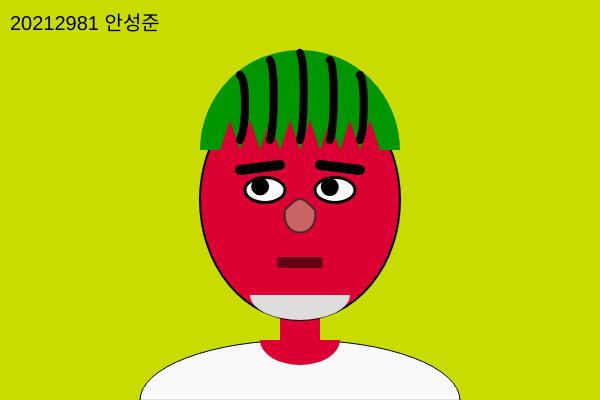
Frame 1 (no input)
Frame 60 (no input): identical to frame 1, image omitted
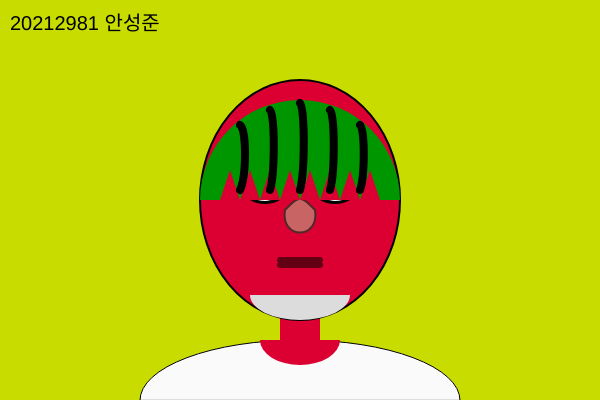
Frame 120 (the mouse pressed at the canvas centre since frame 60)

The p5.js sketch that drew these frames (run headless with seeded random() and noise() and a simulated clock; from frame 60 on, the mouse is pressed at the canvas centre):

// p5.js sketch
// ── sketch.js
// --- 전역 변수 선언 ---
let hatX, hatY;
let originalHatY;
let isDragging = false;
let hatOff = false;
let blushOn = false;

let bgColorIndex = 0;
let originalBgColor; 

let cx, cy;

let skinColor;
let watermelonRed;
let peachSkin;

// --- 보조 함수들을 setup() 보다 위에 정의 ---

function resetCharacter() {
  // cx, cy 값이 정의되어 있어야 정상 작동합니다.
  hatX = cx;
  originalHatY = cy - 50;
  hatY = originalHatY;
  isDragging = false;
  hatOff = false;
  blushOn = false;
  skinColor = watermelonRed;
  bgColorIndex = 0; 
}

function drawPupils(lX, rX, cY, isHatOff) {
  let pupilSize = isHatOff ? 22 : 15;
  let eyeRadius = 6;
  
  let angleL = atan2(mouseY - cY, mouseX - lX);
  let pupilXL = lX + eyeRadius * cos(angleL);
  let pupilYL = cY + eyeRadius * sin(angleL);
  
  let angleR = atan2(mouseY - cY, mouseX - rX);
  let pupilXR = rX + eyeRadius * cos(angleR);
  let pupilYR = cY + eyeRadius * sin(angleR);
  
  fill(0);
  ellipse(pupilXL, pupilYL, pupilSize, pupilSize);
  ellipse(pupilXR, pupilYR, pupilSize, pupilSize);
}

function drawWatermelonHat(x, y) {
  push();
  translate(x, y);
  
  fill(0, 150, 0);
  noStroke();
  arc(0, 0, 200, 200, PI, 0, CHORD);

  fill(watermelonRed);
  let startX = -80;
  let endX = 80;
  let step = 20;
  for (let i = startX; i < endX; i += step) {
    triangle(i, 0, i + step / 2, -30, i + step, 0);
  }

  stroke(0);
  strokeWeight(8);
  noFill();
  curve(-100, -30, -60, -75, -60, -10, -100, 10);
  curve(-60, -30, -30, -90, -30, -10, -60, 10);
  curve(-30, -30, 0, -97, 0, -10, -30, 10);
  curve(0, -30, 30, -90, 30, -10, 0, 10);
  curve(30, -30, 60, -75, 60, -10, 30, 10);
  
  pop();
}

function drawHair() {
  push();
  translate(cx, cy - 50);
  
  fill(0);
  noStroke();
  arc(0, 0, 200, 200, PI, 0, CHORD);

  fill(peachSkin);
  let startX = -80;
  let endX = 80;
  let step = 20;
  for (let i = startX; i < endX; i += step) {
    triangle(i, 0, i + step / 2, -30, i + step, 0);
  }
  pop();
}


// --- p5.js 주요 함수 ---

function setup() {
  createCanvas(600, 400);

  cx = width / 2;
  cy = height / 2;
  
  watermelonRed = color(220, 0, 50);
  peachSkin = color(255, 220, 185);
  originalBgColor = color(200, 220, 0);

  // 이제 이 시점에는 resetCharacter 함수가 위에 정의되어 있으므로 확실히 인식됩니다.
  resetCharacter();

  textSize(20);
  fill(0);
  text("20212981 안성준", 10, 30);
}

function draw() {
  // 배경색 설정
  if (hatOff) {
    if (frameCount % 20 === 0) {
      bgColorIndex = (bgColorIndex + 1) % 4;
    }
    
    if (bgColorIndex === 0) {
      background(173, 216, 230);
    } else if (bgColorIndex === 1) {
      background(240, 230, 140);
    } else if (bgColorIndex === 2) {
      background(216, 191, 216);
    } else {
      background(144, 238, 144);
    }
  } else {
    background(originalBgColor);
  }

  // 이름
  fill(0);
  noStroke();
  textSize(20);
  text("20212981 안성준", 10, 30);

  // 몸통
  fill(250);
  stroke(0);
  strokeWeight(1);
  arc(cx, height, 320, 120, PI, 0, CHORD);
  fill(skinColor);
  noStroke();
  
  // 목 
  rect(cx - 20, cy + 80, 40, 80, 5);
  arc(cx, cy + 140, 80, 50, 0, PI, CHORD);
  fill(220, 0, 50)

  // 얼굴
  fill(skinColor);
  stroke(1);
  strokeWeight(2);
  ellipse(cx, cy, 200, 240);

  if (hatOff) {
    drawHair();
  }

  // 코
  fill(200, 100, 100);
  stroke(80, 40, 40);
  strokeWeight(2);
  beginShape();
  vertex(cx - 15, cy + 10);
  bezierVertex(cx, cy - 5, cx, cy - 5, cx + 15, cy + 10);
  bezierVertex(cx + 20, cy + 40, cx - 20, cy + 40, cx - 15, cy + 10);
  endShape(CLOSE);

  // 눈썹
  stroke(0);
  strokeWeight(10);
  line(cx - 60, cy - 30, cx - 20, cy - 35);
  line(cx + 20, cy - 35, cx + 60, cy - 30);

  // 눈
  let eyeCenterY = cy - 10;
  let eyeLeftX = cx - 35;
  let eyeRightX = cx + 35;
  
  fill(255);
  stroke(0);
  strokeWeight(3);
  ellipse(eyeLeftX, eyeCenterY, 40, 25);
  ellipse(eyeRightX, eyeCenterY, 40, 25);

  drawPupils(eyeLeftX, eyeRightX, eyeCenterY, hatOff);

  // 입
  if (hatOff) {
    fill(0);
    noStroke();
    ellipse(cx, cy + 62, 30, 40);
  } else {
    stroke(100, 0, 20);
    strokeWeight(6);
    line(cx - 20, cy + 60, cx + 20, cy + 60);
    line(cx - 20, cy + 65, cx + 20, cy + 65);
    
    fill(220);
    noStroke();
    arc(cx, cy + 95, 100, 50, 0, PI, CHORD);
  }

  // 홍조
  if (blushOn) {
    fill(255, 100, 100, 150);
    noStroke();
    ellipse(cx - 60, cy + 20, 35, 25);
    ellipse(cx + 60, cy + 20, 35, 25);
  }

  // 모자
  if (isDragging) {
    hatX = mouseX;
    hatY = mouseY;
    if (hatY < originalHatY - 50 && !hatOff) {
      hatOff = true;
      skinColor = peachSkin;
    }
  }
  drawWatermelonHat(hatX, hatY);
}

// --- 이벤트 함수 ---

function mousePressed() {
  let distance = dist(mouseX, mouseY, hatX, hatY);
  if (distance < 100) { 
    isDragging = true;
  }
}

function mouseReleased() {
  isDragging = false;
}

function keyPressed() {
  if (key === 'b' || key === 'B') {
    blushOn = !blushOn;
  }
  if (key === 'r' || key === 'R') {
    resetCharacter();
  }
}
